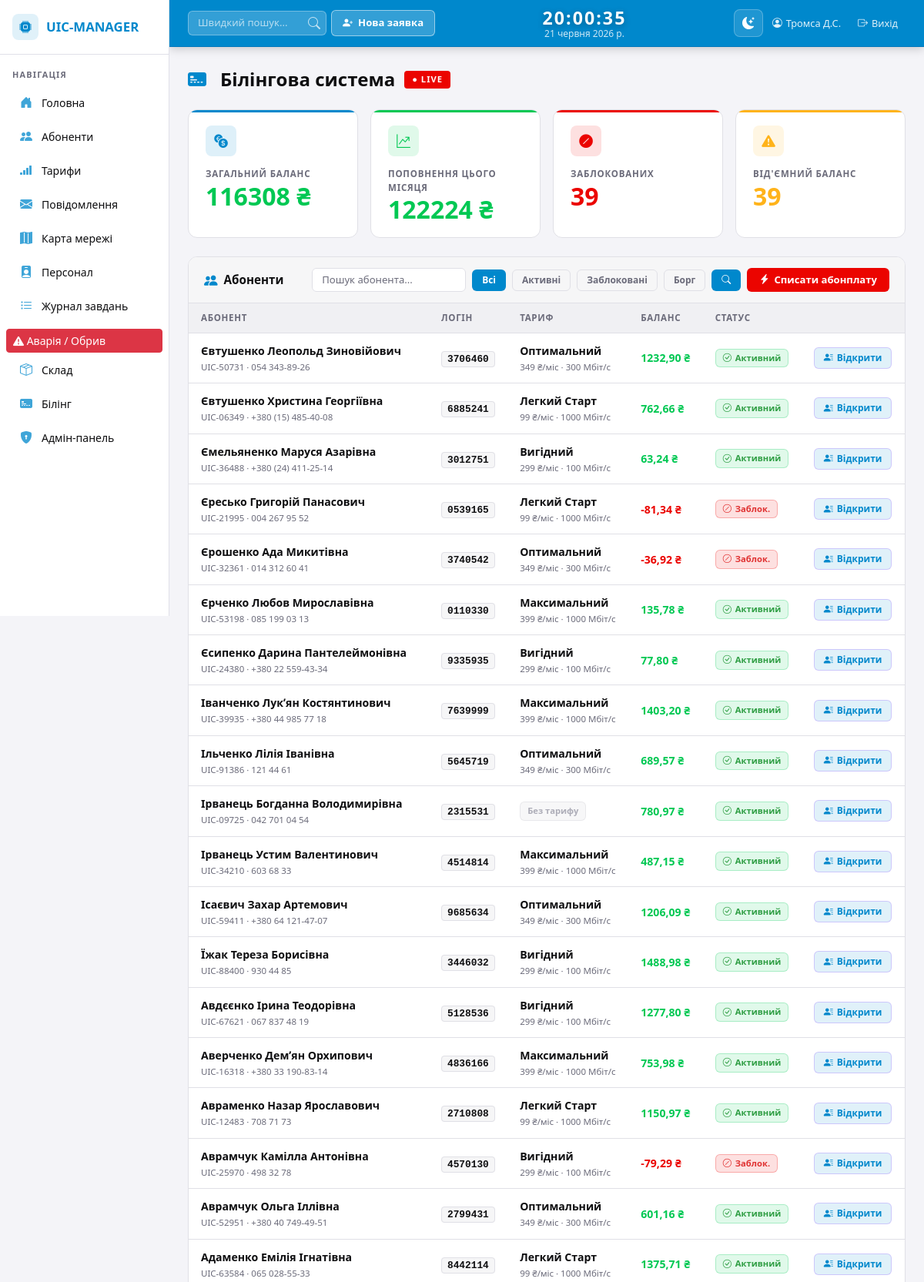
/billing/ (signed in, upper part), run on the app's committed database.
### infrastructure/models.py (models this page shows, shortened)
class Client(models.Model):
    full_name = models.CharField(max_length=150, verbose_name="ПІБ клієнта")
    contract_number = models.CharField(max_length=20, unique=True, verbose_name="Номер договору")
    onu_serial = models.CharField(max_length=20, unique=True, null=True, blank=True)
    address = models.CharField(max_length=255, verbose_name="Адреса")
    phone = models.CharField(max_length=20, verbose_name="Телефон")
    equipment = models.ForeignKey(Equipment, on_delete=models.SET_NULL, null=True, blank=True)
    is_online = models.BooleanField(default=False)
    tariff = models.ForeignKey('Tariff', on_delete=models.SET_NULL, null=True, blank=True)
    is_blocked = models.BooleanField(default=False)
    class Meta:
        verbose_name = "Абонент"
        verbose_name_plural = "Абоненти"

class ClientCredentials(models.Model):
    client = models.OneToOneField(Client, on_delete=models.CASCADE, related_name='credentials')
    login = models.CharField(max_length=7, unique=True)
    password = models.CharField(max_length=10)
    class Meta:
        verbose_name = "Обліковий запис абонента"
        verbose_name_plural = "Облікові записи абонентів"

class Tariff(models.Model):
    name = models.CharField(max_length=100)
    price = models.IntegerField()
    speed = models.IntegerField()
    channels = models.CharField(max_length=50)
    is_promo = models.BooleanField(default=False)
    dynamic_ip = models.BooleanField(default=False)
    kinoman = models.BooleanField(default=False)
    support_24_7 = models.BooleanField(default=True)
    connection_fee = models.IntegerField(default=0)
    class Meta:
        verbose_name = "Тариф"
        verbose_name_plural = "Тарифи"

class Account(models.Model):
    client = models.OneToOneField(Client, on_delete=models.CASCADE, related_name='account')
    balance = models.DecimalField(max_digits=10, decimal_places=2, default=0)
    updated_at = models.DateTimeField(auto_now=True)
    class Meta:
        verbose_name = "Рахунок абонента"
        verbose_name_plural = "Рахунки абонентів"

### infrastructure/views_billing.py (the view, shortened to what this page needs)
# urls.py: path('billing/', billing_dashboard, name='billing_dashboard'),
@login_required
def billing_dashboard(request):
    ensure_accounts_and_credentials()
    clients = Client.objects.select_related(
        'account', 'tariff', 'credentials'
    ).all().order_by('full_name')
    search = request.GET.get('search', '').strip()
    status_filter = request.GET.get('status', '')
    if status_filter == 'blocked':
        clients = clients.filter(is_blocked=True)
    elif status_filter == 'active':
        clients = clients.filter(is_blocked=False)
    elif status_filter == 'negative':
        clients = clients.filter(account__balance__lt=0)
    paginator = Paginator(clients, 100)
    page_number = request.GET.get('page', 1)
    page_obj = paginator.get_page(page_number)
    total_balance = Account.objects.aggregate(s=Sum('balance'))['s'] or 0
    blocked_count = Client.objects.filter(is_blocked=True).count()
    negative_count = Account.objects.filter(balance__lt=0).count()
    now = timezone.now()
    monthly_income = Payment.objects.filter(
        payment_type='topup',
        created_at__year=now.year,
        created_at__month=now.month
    ).aggregate(s=Sum('amount'))['s'] or 0
    context = {
        'clients': page_obj,
        'page_obj': page_obj,
        'paginator': paginator,
        'search': search,
        'status_filter': status_filter,
        'total_balance': total_balance,
        'blocked_count': blocked_count,
        'negative_count': negative_count,
        'monthly_income': monthly_income,
        'tariffs': Tariff.objects.all(),
    }
    return render(request, 'billing.html', context)

### infrastructure/views_billing.py (called while the page is built)
def ensure_accounts_and_credentials():
    clients_without_creds = Client.objects.filter(credentials__isnull=True)
    for client in clients_without_creds:
        ClientCredentials.objects.create(client=client)
    clients_without_accs = Client.objects.filter(account__isnull=True)
    for client in clients_without_accs:
        Account.objects.create(client=client, balance=Decimal('0.00'))

### templates/billing.html (shortened to what this page needs)
{% extends 'base.html' %}
{% block content %}
<div>
  <div class="dash-header">
    <h2><i class="bi bi-credit-card-2-front-fill me-2" style="color:var(--tw-accent,#0088cc);"></i>Білінгова система</h2>
    <span class="live-pill">● Live</span>
  </div>
  <div class="stat-grid">
    <div class="stat-card blue">
      <div class="stat-icon"><i class="bi bi-currency-exchange"></i></div>
      <div class="stat-label">Загальний баланс</div>
      <div class="stat-value {% if total_balance < 0 %}balance-neg{% else %}balance-pos{% endif %}">
        {{ total_balance|default:"0"|floatformat:0 }} ₴
      </div>
    </div>
    <div class="stat-card green">
      <div class="stat-icon"><i class="bi bi-graph-up-arrow"></i></div>
      <div class="stat-label">Поповнення цього місяця</div>
      <div class="stat-value" style="color:#00c853;">{{ monthly_income|default:"0"|floatformat:0 }} ₴</div>
    </div>
    <div class="stat-card red">
      <div class="stat-icon"><i class="bi bi-slash-circle-fill"></i></div>
      <div class="stat-label">Заблокованих</div>
      <div class="stat-value" style="color:#eb0400;">{{ blocked_count|default:"0" }}</div>
    </div>
    <div class="stat-card yellow">
      <div class="stat-icon"><i class="bi bi-exclamation-triangle-fill"></i></div>
      <div class="stat-label">Від'ємний баланс</div>
      <div class="stat-value" style="color:#ffb31a;">{{ negative_count|default:"0" }}</div>
    </div>
  </div>
  <div class="billing-card">
    <div class="billing-header">
      <i class="bi bi-people-fill" style="color:var(--tw-accent,#0088cc); font-size:1.1rem;"></i>
      <span>Абоненти</span>
      <form method="GET" class="filter-wrap" style="margin-left:auto;">
        <input type="text" name="search" value="{{ search|default:'' }}" class="search-box-billing" placeholder="Пошук абонента...">
        <a href="?status=" class="filter-btn {% if not status_filter %}active{% endif %}">Всі</a>
        <a href="?status=active" class="filter-btn {% if status_filter == 'active' %}active{% endif %}">Активні</a>
        <a href="?status=blocked" class="filter-btn {% if status_filter == 'blocked' %}active{% endif %}">Заблоковані</a>
        <a href="?status=negative" class="filter-btn {% if status_filter == 'negative' %}active{% endif %}">Борг</a>
        <button type="submit" class="filter-btn active"><i class="bi bi-search"></i></button>
      </form>
      <form method="POST" action="{% url 'charge_all' %}">
        <button type="submit" class="btn-charge" onclick="return confirm('Списати абонплату з усіх абонентів?')">
          <i class="bi bi-lightning-charge-fill"></i> Списати абонплату
        </button>
      </form>
    </div>
    <div class="table-responsive">
      <table class="tw-table">
        <thead>
          <tr>
            <th>Абонент</th>
            <th>Логін</th>
            <th>Тариф</th>
            <th>Баланс</th>
            <th>Статус</th>
            <th></th>
          </tr>
        </thead>
        <tbody>
          {% for client in clients %}
          <tr>
            <td>
              <div class="client-name">{{ client.full_name }}</div>
              <div class="client-meta">{{ client.contract_number }} · {{ client.phone }}</div>
            </td>
            <td>
              <span class="login-badge">{{ client.credentials.login }}</span>
            </td>
            <td>
              {% if client.tariff %}
                <span style="font-weight:600; color:var(--tw-text);">{{ client.tariff.name }}</span>
                <div class="client-meta">{{ client.tariff.price }} ₴/міс · {{ client.tariff.speed }} Мбіт/с</div>
              {% else %}
                <span class="tw-badge badge-notariff">Без тарифу</span>
              {% endif %}
            </td>
            <td>
              <span class="{% if client.account.balance >= 0 %}balance-pos{% else %}balance-neg{% endif %}">
                {{ client.account.balance|floatformat:2 }} ₴
              </span>
            </td>
            <td>
              {% if client.is_blocked %}
                <span class="tw-badge badge-blocked"><i class="bi bi-slash-circle"></i> Заблок.</span>
              {% else %}
                <span class="tw-badge badge-active"><i class="bi bi-check-circle"></i> Активний</span>
              {% endif %}
            </td>
            <td>
              <a href="{% url 'billing_client' client.id %}" class="btn-detail">
                <i class="bi bi-person-lines-fill"></i> Відкрити
              </a>
            </td>
          </tr>
          {% endfor %}
        </tbody>
      </table>
    </div>
  </div>
</div>
{% endblock %}

### templates/base.html (style rules this page uses)
[data-bs-theme="light"] { --tw-accent: #0088cc; --tw-accent-hover: #0077bb; --tw-accent-soft: rgba(0, 136, 204, 0.12); --tw-navbar-bg: #0088cc; --tw-navbar-border: #0077bb; --tw-sidebar-bg: #ffffff; --tw-sidebar-border: #e0e0e8; --tw-nav-hover: #e8f4fd; --tw-nav-active: #d0eaf8; --tw-main-bg: #f4f4f8; --tw-text: #0e0e10; --tw-muted: #6b6b7a; --tw-input-bg: rgba(255,255,255,0.2); --tw-input-border: rgba(255,255,255,0.3); --tw-input-text: #ffffff; --tw-input-ph: rgba(255,255,255,0.65); --tw-form-bg: #ffffff; --tw-form-border: #ced4da; --tw-form-text: #0e0e10; --tw-form-ph: #6b6b7a; }
* { box-sizing: border-box; }
body { font-family: 'Segoe UI', Tahoma, Geneva, Verdana, sans-serif; background: var(--tw-main-bg); transition: background 0.3s, color 0.3s; }
.dash-header { display: flex; align-items: center; gap: 12px; margin-bottom: 24px; flex-wrap: wrap; }
.dash-header h2 { display: flex; align-items: center; gap: 10px; color: var(--tw-text); font-size: 1.5rem; font-weight: 700; margin: 0; }
.dash-header h2 i { color: var(--tw-accent); }

### data on the page
Client: full_name "Євтушенко Леопольд Зиновійович", contract_number "UIC-50731", phone "054 343-89-26", credentials.login "3706460", tariff.name "Оптимальний", tariff.price "349", tariff.speed "300", account.balance "1232,90", is_blocked False (drawn)
Client: full_name "Євтушенко Христина Георгіївна", contract_number "UIC-06349", phone "+380 (15) 485-40-08", credentials.login "6885241", tariff.name "Легкий Старт", tariff.price "99", tariff.speed "1000", account.balance "762,66", is_blocked False (drawn)
Client: full_name "Ємельяненко Маруся Азарівна", contract_number "UIC-36488", phone "+380 (24) 411-25-14", credentials.login "3012751", tariff.name "Вигідний", tariff.price "299", tariff.speed "100", account.balance "63,24", is_blocked False (drawn)
Client: full_name "Єресько Григорій Панасович", contract_number "UIC-21995", phone "004 267 95 52", credentials.login "0539165", tariff.name "Легкий Старт", tariff.price "99", tariff.speed "1000", account.balance "-81,34", is_blocked True (drawn)
Client: full_name "Єрошенко Ада Микитівна", contract_number "UIC-32361", phone "014 312 60 41", credentials.login "3740542", tariff.name "Оптимальний", tariff.price "349", tariff.speed "300", account.balance "-36,92", is_blocked True (drawn)
Client: full_name "Єрченко Любов Мирославівна", contract_number "UIC-53198", phone "085 199 03 13", credentials.login "0110330", tariff.name "Максимальний", tariff.price "399", tariff.speed "1000", account.balance "135,78", is_blocked False (drawn)
Client: full_name "Єсипенко Дарина Пантелеймонівна", contract_number "UIC-24380", phone "+380 22 559-43-34", credentials.login "9335935", tariff.name "Вигідний", tariff.price "299", tariff.speed "100", account.balance "77,80", is_blocked False (drawn)
Client: full_name "Іванченко Лукʼян Костянтинович", contract_number "UIC-39935", phone "+380 44 985 77 18", credentials.login "7639999", tariff.name "Максимальний", tariff.price "399", tariff.speed "1000", account.balance "1403,20", is_blocked False (drawn)
Client: full_name "Ільченко Лілія Іванівна", contract_number "UIC-91386", phone "121 44 61", credentials.login "5645719", tariff.name "Оптимальний", tariff.price "349", tariff.speed "300", account.balance "689,57", is_blocked False (drawn)
Client: full_name "Ірванець Богданна Володимирівна", contract_number "UIC-09725", phone "042 701 04 54", credentials.login "2315531", shows "Без тарифу", account.balance "780,97", is_blocked False (drawn)
Client: full_name "Ірванець Устим Валентинович", contract_number "UIC-34210", phone "603 68 33", credentials.login "4514814", tariff.name "Максимальний", tariff.price "399", tariff.speed "1000", account.balance "487,15", is_blocked False (drawn)
Client: full_name "Ісаєвич Захар Артемович", contract_number "UIC-59411", phone "+380 64 121-47-07", credentials.login "9685634", tariff.name "Оптимальний", tariff.price "349", tariff.speed "300", account.balance "1206,09", is_blocked False (drawn)
Client: full_name "Їжак Тереза Борисівна", contract_number "UIC-88400", phone "930 44 85", credentials.login "3446032", tariff.name "Вигідний", tariff.price "299", tariff.speed "100", account.balance "1488,98", is_blocked False (drawn)
Client: full_name "Авдєєнко Ірина Теодорівна", contract_number "UIC-67621", phone "067 837 48 19", credentials.login "5128536", tariff.name "Вигідний", tariff.price "299", tariff.speed "100", account.balance "1277,80", is_blocked False (drawn)
Client: full_name "Аверченко Демʼян Орхипович", contract_number "UIC-16318", phone "+380 33 190-83-14", credentials.login "4836166", tariff.name "Максимальний", tariff.price "399", tariff.speed "1000", account.balance "753,98", is_blocked False (drawn)
Client: full_name "Авраменко Назар Ярославович", contract_number "UIC-12483", phone "708 71 73", credentials.login "2710808", tariff.name "Легкий Старт", tariff.price "99", tariff.speed "1000", account.balance "1150,97", is_blocked False (drawn)
Client: full_name "Аврамчук Камілла Антонівна", contract_number "UIC-25970", phone "498 32 78", credentials.login "4570130", tariff.name "Вигідний", tariff.price "299", tariff.speed "100", account.balance "-79,29", is_blocked True (drawn)
Client: full_name "Аврамчук Ольга Іллівна", contract_number "UIC-52951", phone "+380 40 749-49-51", credentials.login "2799431", tariff.name "Оптимальний", tariff.price "349", tariff.speed "300", account.balance "601,16", is_blocked False (drawn)
Client: full_name "Адаменко Емілія Ігнатівна", contract_number "UIC-63584", phone "065 028-55-33", credentials.login "8442114", tariff.name "Легкий Старт", tariff.price "99", tariff.speed "1000", account.balance "1375,71", is_blocked False (drawn)

### other printed values
{{ total_balance|default:"0"|floatformat:0 }} "116308"
{{ monthly_income|default:"0"|floatformat:0 }} "122224"
{{ blocked_count|default:"0" }} "39"
{{ negative_count|default:"0" }} "39"
